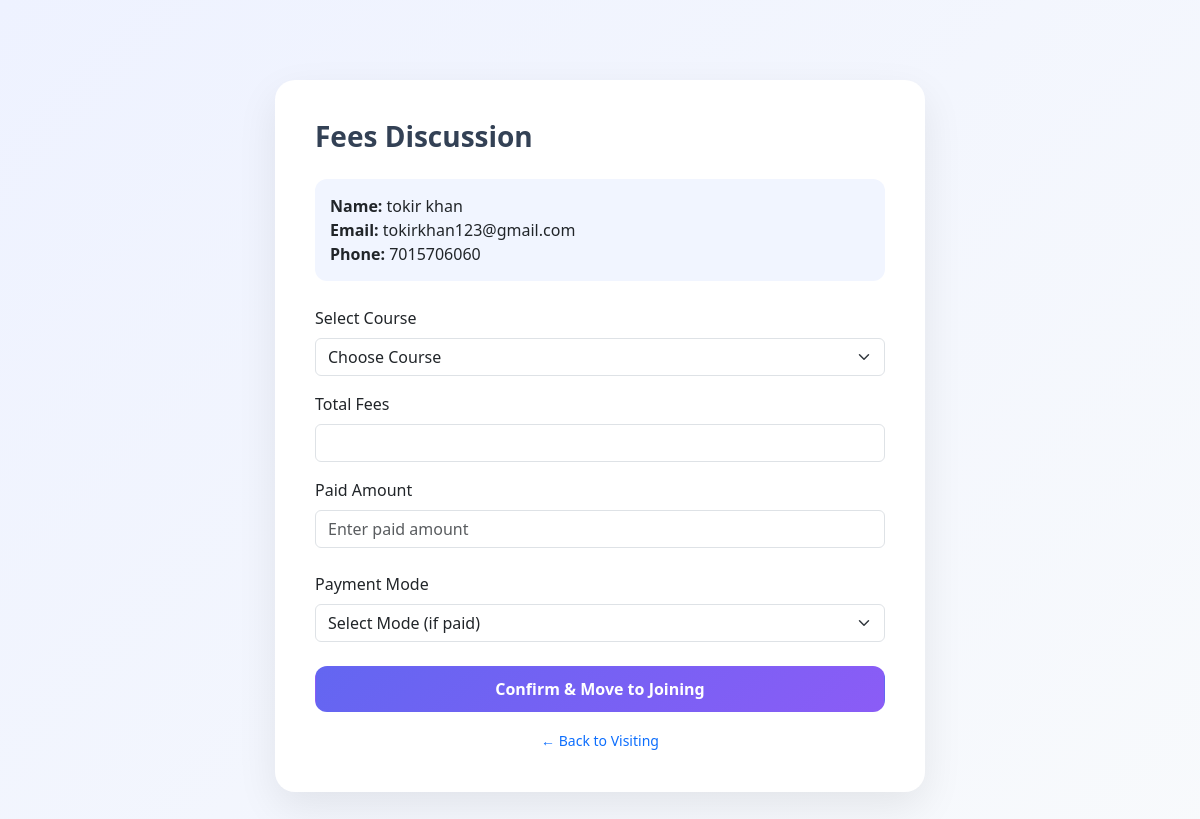
/fees-discussion/86/, run on the app's committed database.
### appname/models.py (models this page shows, shortened)
class Student(models.Model):
    FNAME = models.CharField(max_length=50)
    LNAME = models.CharField(max_length=50)
    BIRTHDAY = models.DateField(null=True, blank=True)
    GENDER = models.CharField(max_length=10, blank=True)
    EMAIL = models.EmailField(unique=False)
    PHONE = models.CharField(max_length=10, blank=True)
    ADDRESS = models.CharField(max_length=200, blank=True)
    CITY = models.CharField(max_length=50, blank=True)
    COLLEGENAME = models.CharField(max_length=100, blank=True)
    QUALIFICATION = models.CharField(max_length=50, blank=True, null=True)
    BRANCH = models.CharField(max_length=50, blank=True)
    PASSING_YEAR = models.CharField(max_length=10, blank=True)
    TECHNOLOGY = models.CharField(max_length=50, blank=True)
    STATUS_CHOICES = [
        ('visiting', 'Visiting'),
        ('adjoining', 'Adjoining'),
        ('pending', 'Pending'),
        ('rejected', 'Rejected'),
    ]
    status = models.CharField(
        max_length=20,
        choices=STATUS_CHOICES,
        default='visiting'
    )
    visiting_at = models.DateTimeField(auto_now_add=True)
    joining_at = models.DateTimeField(null=True, blank=True)
    COURSE_CHOICES = [
        ('python', 'Python'),
        ('django', 'Django'),
        ('fullstack', 'Full Stack'),
    ]
    course = models.CharField(
        max_length=50,
        choices=COURSE_CHOICES,
        null=True,
        blank=True
    )
    total_fees = models.IntegerField(null=True, blank=True)
    paid_fees = models.IntegerField(default=0)
    remaining_fees = models.IntegerField(null=True, blank=True)
    payment_method = models.CharField(max_length=50, null=True, blank=True)

### appname/views.py (the view, shortened to what this page needs)
# urls.py: path('fees-discussion/<int:id>/', views.fees_discussion, name='fees_discussion'),
def fees_discussion(request, id):
    student = get_object_or_404(Student, id=id)
    courses = Course.objects.all()
    return render(request,"fees_discussion.html",{
        "student":student,
        "courses":courses
    })

### templates/fees_discussion.html (shortened to what this page needs)
{% load static %}
<!DOCTYPE html>
<html>
<head>
    <link href="https://cdn.jsdelivr.net/npm/bootstrap@5.3.3/dist/css/bootstrap.min.css" rel="stylesheet">
</head>
<body>
    <div class="discussion-container">
        <div class="discussion-card">
            <h3>Fees Discussion</h3>
            <div class="student-info">
                <strong>Name:</strong> {{ student.FNAME }} {{ student.LNAME }} <br>
                <strong>Email:</strong> {{ student.EMAIL }} <br>
                <strong>Phone:</strong> {{ student.PHONE }}
            </div>
            <form method="POST">
                <div class="mb-3">
                    <label class="form-label">Select Course</label>
                    <select name="course" id="courseSelect" class="form-select" required>
                        <option value="">Choose Course</option>
                    </select>
                </div>
                <div class="mb-3">
                    <label class="form-label">Total Fees</label>
                    <input type="text" id="totalFees" class="form-control" readonly>
                </div>
                <div class="mb-4">
                    <label class="form-label">Paid Amount</label>
                    <input type="number" name="paid_fees" class="form-control" placeholder="Enter paid amount">
                </div>
                <div class="mb-4">
                    <label class="form-label">Payment Mode</label>
                    <select name="payment_method" class="form-select">
                        <option value="">Select Mode (if paid)</option>
                    </select>
                </div>
                <button type="submit" class="btn btn-confirm w-100">
                    Confirm & Move to Joining
                </button>
            </form>
            <div class="mt-3 text-center">
                <a href="/visiting/" class="back-link">← Back to Visiting</a>
            </div>
        </div>
    </div>
</body>
</html>

### templates/fees_discussion.html (style rules this page uses)
body { background: linear-gradient(135deg, #eef2ff, #f8fafc); font-family: "Segoe UI", sans-serif; }
.discussion-container { max-width: 650px; margin: 80px auto; }
.discussion-card { background: white; padding: 40px; border-radius: 20px; box-shadow: 0 15px 40px rgba(0, 0, 0, 0.08); }
.discussion-card h3 { font-weight: 700; margin-bottom: 25px; color: #334155; }
.student-info { background: #f1f5ff; padding: 15px; border-radius: 12px; margin-bottom: 25px; }
.btn-confirm { background: linear-gradient(135deg, #6366f1, #8b5cf6); color: white; border-radius: 12px; font-weight: 600; padding: 10px; }
.back-link { text-decoration: none; font-size: 14px; }

### data on the page
Student: FNAME "tokir", LNAME "khan", EMAIL "tokirkhan123@gmail.com", PHONE "7015706060"
